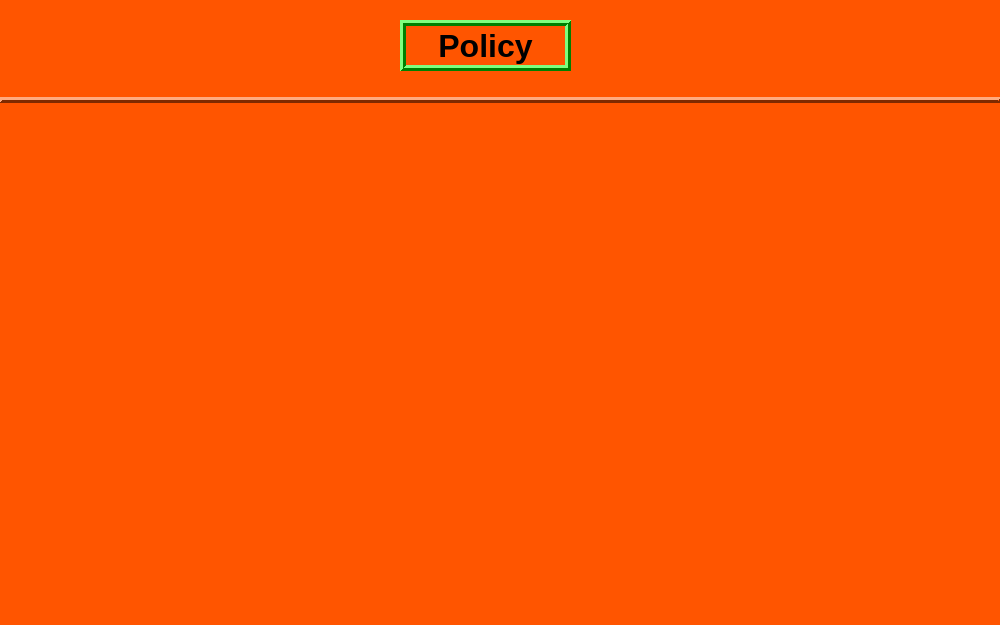
<?xml version="1.0" encoding="UTF-8"?>
<ui version="4.0">
 <class>policy</class>
 <widget class="QWidget" name="policy">
  <property name="geometry">
   <rect>
    <x>0</x>
    <y>0</y>
    <width>1000</width>
    <height>625</height>
   </rect>
  </property>
  <property name="palette">
   <palette>
    <active>
     <colorrole role="WindowText">
      <brush brushstyle="SolidPattern">
       <color alpha="255">
        <red>0</red>
        <green>0</green>
        <blue>0</blue>
       </color>
      </brush>
     </colorrole>
     <colorrole role="Button">
      <brush brushstyle="SolidPattern">
       <color alpha="255">
        <red>255</red>
        <green>85</green>
        <blue>0</blue>
       </color>
      </brush>
     </colorrole>
     <colorrole role="Light">
      <brush brushstyle="SolidPattern">
       <color alpha="255">
        <red>255</red>
        <green>170</green>
        <blue>127</blue>
       </color>
      </brush>
     </colorrole>
     <colorrole role="Midlight">
      <brush brushstyle="SolidPattern">
       <color alpha="255">
        <red>255</red>
        <green>127</green>
        <blue>63</blue>
       </color>
      </brush>
     </colorrole>
     <colorrole role="Dark">
      <brush brushstyle="SolidPattern">
       <color alpha="255">
        <red>127</red>
        <green>42</green>
        <blue>0</blue>
       </color>
      </brush>
     </colorrole>
     <colorrole role="Mid">
      <brush brushstyle="SolidPattern">
       <color alpha="255">
        <red>170</red>
        <green>56</green>
        <blue>0</blue>
       </color>
      </brush>
     </colorrole>
     <colorrole role="Text">
      <brush brushstyle="SolidPattern">
       <color alpha="255">
        <red>0</red>
        <green>0</green>
        <blue>0</blue>
       </color>
      </brush>
     </colorrole>
     <colorrole role="BrightText">
      <brush brushstyle="SolidPattern">
       <color alpha="255">
        <red>255</red>
        <green>255</green>
        <blue>255</blue>
       </color>
      </brush>
     </colorrole>
     <colorrole role="ButtonText">
      <brush brushstyle="SolidPattern">
       <color alpha="255">
        <red>0</red>
        <green>0</green>
        <blue>0</blue>
       </color>
      </brush>
     </colorrole>
     <colorrole role="Base">
      <brush brushstyle="SolidPattern">
       <color alpha="255">
        <red>255</red>
        <green>255</green>
        <blue>255</blue>
       </color>
      </brush>
     </colorrole>
     <colorrole role="Window">
      <brush brushstyle="SolidPattern">
       <color alpha="255">
        <red>255</red>
        <green>85</green>
        <blue>0</blue>
       </color>
      </brush>
     </colorrole>
     <colorrole role="Shadow">
      <brush brushstyle="SolidPattern">
       <color alpha="255">
        <red>0</red>
        <green>0</green>
        <blue>0</blue>
       </color>
      </brush>
     </colorrole>
     <colorrole role="AlternateBase">
      <brush brushstyle="SolidPattern">
       <color alpha="255">
        <red>255</red>
        <green>170</green>
        <blue>127</blue>
       </color>
      </brush>
     </colorrole>
     <colorrole role="ToolTipBase">
      <brush brushstyle="SolidPattern">
       <color alpha="255">
        <red>255</red>
        <green>255</green>
        <blue>220</blue>
       </color>
      </brush>
     </colorrole>
     <colorrole role="ToolTipText">
      <brush brushstyle="SolidPattern">
       <color alpha="255">
        <red>0</red>
        <green>0</green>
        <blue>0</blue>
       </color>
      </brush>
     </colorrole>
    </active>
    <inactive>
     <colorrole role="WindowText">
      <brush brushstyle="SolidPattern">
       <color alpha="255">
        <red>0</red>
        <green>0</green>
        <blue>0</blue>
       </color>
      </brush>
     </colorrole>
     <colorrole role="Button">
      <brush brushstyle="SolidPattern">
       <color alpha="255">
        <red>255</red>
        <green>85</green>
        <blue>0</blue>
       </color>
      </brush>
     </colorrole>
     <colorrole role="Light">
      <brush brushstyle="SolidPattern">
       <color alpha="255">
        <red>255</red>
        <green>170</green>
        <blue>127</blue>
       </color>
      </brush>
     </colorrole>
     <colorrole role="Midlight">
      <brush brushstyle="SolidPattern">
       <color alpha="255">
        <red>255</red>
        <green>127</green>
        <blue>63</blue>
       </color>
      </brush>
     </colorrole>
     <colorrole role="Dark">
      <brush brushstyle="SolidPattern">
       <color alpha="255">
        <red>127</red>
        <green>42</green>
        <blue>0</blue>
       </color>
      </brush>
     </colorrole>
     <colorrole role="Mid">
      <brush brushstyle="SolidPattern">
       <color alpha="255">
        <red>170</red>
        <green>56</green>
        <blue>0</blue>
       </color>
      </brush>
     </colorrole>
     <colorrole role="Text">
      <brush brushstyle="SolidPattern">
       <color alpha="255">
        <red>0</red>
        <green>0</green>
        <blue>0</blue>
       </color>
      </brush>
     </colorrole>
     <colorrole role="BrightText">
      <brush brushstyle="SolidPattern">
       <color alpha="255">
        <red>255</red>
        <green>255</green>
        <blue>255</blue>
       </color>
      </brush>
     </colorrole>
     <colorrole role="ButtonText">
      <brush brushstyle="SolidPattern">
       <color alpha="255">
        <red>0</red>
        <green>0</green>
        <blue>0</blue>
       </color>
      </brush>
     </colorrole>
     <colorrole role="Base">
      <brush brushstyle="SolidPattern">
       <color alpha="255">
        <red>255</red>
        <green>255</green>
        <blue>255</blue>
       </color>
      </brush>
     </colorrole>
     <colorrole role="Window">
      <brush brushstyle="SolidPattern">
       <color alpha="255">
        <red>255</red>
        <green>85</green>
        <blue>0</blue>
       </color>
      </brush>
     </colorrole>
     <colorrole role="Shadow">
      <brush brushstyle="SolidPattern">
       <color alpha="255">
        <red>0</red>
        <green>0</green>
        <blue>0</blue>
       </color>
      </brush>
     </colorrole>
     <colorrole role="AlternateBase">
      <brush brushstyle="SolidPattern">
       <color alpha="255">
        <red>255</red>
        <green>170</green>
        <blue>127</blue>
       </color>
      </brush>
     </colorrole>
     <colorrole role="ToolTipBase">
      <brush brushstyle="SolidPattern">
       <color alpha="255">
        <red>255</red>
        <green>255</green>
        <blue>220</blue>
       </color>
      </brush>
     </colorrole>
     <colorrole role="ToolTipText">
      <brush brushstyle="SolidPattern">
       <color alpha="255">
        <red>0</red>
        <green>0</green>
        <blue>0</blue>
       </color>
      </brush>
     </colorrole>
    </inactive>
    <disabled>
     <colorrole role="WindowText">
      <brush brushstyle="SolidPattern">
       <color alpha="255">
        <red>127</red>
        <green>42</green>
        <blue>0</blue>
       </color>
      </brush>
     </colorrole>
     <colorrole role="Button">
      <brush brushstyle="SolidPattern">
       <color alpha="255">
        <red>255</red>
        <green>85</green>
        <blue>0</blue>
       </color>
      </brush>
     </colorrole>
     <colorrole role="Light">
      <brush brushstyle="SolidPattern">
       <color alpha="255">
        <red>255</red>
        <green>170</green>
        <blue>127</blue>
       </color>
      </brush>
     </colorrole>
     <colorrole role="Midlight">
      <brush brushstyle="SolidPattern">
       <color alpha="255">
        <red>255</red>
        <green>127</green>
        <blue>63</blue>
       </color>
      </brush>
     </colorrole>
     <colorrole role="Dark">
      <brush brushstyle="SolidPattern">
       <color alpha="255">
        <red>127</red>
        <green>42</green>
        <blue>0</blue>
       </color>
      </brush>
     </colorrole>
     <colorrole role="Mid">
      <brush brushstyle="SolidPattern">
       <color alpha="255">
        <red>170</red>
        <green>56</green>
        <blue>0</blue>
       </color>
      </brush>
     </colorrole>
     <colorrole role="Text">
      <brush brushstyle="SolidPattern">
       <color alpha="255">
        <red>127</red>
        <green>42</green>
        <blue>0</blue>
       </color>
      </brush>
     </colorrole>
     <colorrole role="BrightText">
      <brush brushstyle="SolidPattern">
       <color alpha="255">
        <red>255</red>
        <green>255</green>
        <blue>255</blue>
       </color>
      </brush>
     </colorrole>
     <colorrole role="ButtonText">
      <brush brushstyle="SolidPattern">
       <color alpha="255">
        <red>127</red>
        <green>42</green>
        <blue>0</blue>
       </color>
      </brush>
     </colorrole>
     <colorrole role="Base">
      <brush brushstyle="SolidPattern">
       <color alpha="255">
        <red>255</red>
        <green>85</green>
        <blue>0</blue>
       </color>
      </brush>
     </colorrole>
     <colorrole role="Window">
      <brush brushstyle="SolidPattern">
       <color alpha="255">
        <red>255</red>
        <green>85</green>
        <blue>0</blue>
       </color>
      </brush>
     </colorrole>
     <colorrole role="Shadow">
      <brush brushstyle="SolidPattern">
       <color alpha="255">
        <red>0</red>
        <green>0</green>
        <blue>0</blue>
       </color>
      </brush>
     </colorrole>
     <colorrole role="AlternateBase">
      <brush brushstyle="SolidPattern">
       <color alpha="255">
        <red>255</red>
        <green>85</green>
        <blue>0</blue>
       </color>
      </brush>
     </colorrole>
     <colorrole role="ToolTipBase">
      <brush brushstyle="SolidPattern">
       <color alpha="255">
        <red>255</red>
        <green>255</green>
        <blue>220</blue>
       </color>
      </brush>
     </colorrole>
     <colorrole role="ToolTipText">
      <brush brushstyle="SolidPattern">
       <color alpha="255">
        <red>0</red>
        <green>0</green>
        <blue>0</blue>
       </color>
      </brush>
     </colorrole>
    </disabled>
   </palette>
  </property>
  <property name="windowTitle">
   <string>Form</string>
  </property>
  <widget class="Line" name="line">
   <property name="geometry">
    <rect>
     <x>0</x>
     <y>90</y>
     <width>1001</width>
     <height>20</height>
    </rect>
   </property>
   <property name="frameShadow">
    <enum>QFrame::Raised</enum>
   </property>
   <property name="lineWidth">
    <number>3</number>
   </property>
   <property name="orientation">
    <enum>Qt::Horizontal</enum>
   </property>
  </widget>
  <widget class="QLabel" name="policy_title_label">
   <property name="geometry">
    <rect>
     <x>400</x>
     <y>20</y>
     <width>171</width>
     <height>51</height>
    </rect>
   </property>
   <property name="palette">
    <palette>
     <active>
      <colorrole role="WindowText">
       <brush brushstyle="SolidPattern">
        <color alpha="255">
         <red>0</red>
         <green>0</green>
         <blue>0</blue>
        </color>
       </brush>
      </colorrole>
      <colorrole role="Button">
       <brush brushstyle="SolidPattern">
        <color alpha="255">
         <red>0</red>
         <green>255</green>
         <blue>0</blue>
        </color>
       </brush>
      </colorrole>
      <colorrole role="Light">
       <brush brushstyle="SolidPattern">
        <color alpha="255">
         <red>127</red>
         <green>255</green>
         <blue>127</blue>
        </color>
       </brush>
      </colorrole>
      <colorrole role="Midlight">
       <brush brushstyle="SolidPattern">
        <color alpha="255">
         <red>63</red>
         <green>255</green>
         <blue>63</blue>
        </color>
       </brush>
      </colorrole>
      <colorrole role="Dark">
       <brush brushstyle="SolidPattern">
        <color alpha="255">
         <red>0</red>
         <green>127</green>
         <blue>0</blue>
        </color>
       </brush>
      </colorrole>
      <colorrole role="Mid">
       <brush brushstyle="SolidPattern">
        <color alpha="255">
         <red>0</red>
         <green>170</green>
         <blue>0</blue>
        </color>
       </brush>
      </colorrole>
      <colorrole role="Text">
       <brush brushstyle="SolidPattern">
        <color alpha="255">
         <red>0</red>
         <green>0</green>
         <blue>0</blue>
        </color>
       </brush>
      </colorrole>
      <colorrole role="BrightText">
       <brush brushstyle="SolidPattern">
        <color alpha="255">
         <red>255</red>
         <green>255</green>
         <blue>255</blue>
        </color>
       </brush>
      </colorrole>
      <colorrole role="ButtonText">
       <brush brushstyle="SolidPattern">
        <color alpha="255">
         <red>0</red>
         <green>0</green>
         <blue>0</blue>
        </color>
       </brush>
      </colorrole>
      <colorrole role="Base">
       <brush brushstyle="SolidPattern">
        <color alpha="255">
         <red>255</red>
         <green>255</green>
         <blue>255</blue>
        </color>
       </brush>
      </colorrole>
      <colorrole role="Window">
       <brush brushstyle="SolidPattern">
        <color alpha="255">
         <red>0</red>
         <green>255</green>
         <blue>0</blue>
        </color>
       </brush>
      </colorrole>
      <colorrole role="Shadow">
       <brush brushstyle="SolidPattern">
        <color alpha="255">
         <red>0</red>
         <green>0</green>
         <blue>0</blue>
        </color>
       </brush>
      </colorrole>
      <colorrole role="AlternateBase">
       <brush brushstyle="SolidPattern">
        <color alpha="255">
         <red>127</red>
         <green>255</green>
         <blue>127</blue>
        </color>
       </brush>
      </colorrole>
      <colorrole role="ToolTipBase">
       <brush brushstyle="SolidPattern">
        <color alpha="255">
         <red>255</red>
         <green>255</green>
         <blue>220</blue>
        </color>
       </brush>
      </colorrole>
      <colorrole role="ToolTipText">
       <brush brushstyle="SolidPattern">
        <color alpha="255">
         <red>0</red>
         <green>0</green>
         <blue>0</blue>
        </color>
       </brush>
      </colorrole>
     </active>
     <inactive>
      <colorrole role="WindowText">
       <brush brushstyle="SolidPattern">
        <color alpha="255">
         <red>0</red>
         <green>0</green>
         <blue>0</blue>
        </color>
       </brush>
      </colorrole>
      <colorrole role="Button">
       <brush brushstyle="SolidPattern">
        <color alpha="255">
         <red>0</red>
         <green>255</green>
         <blue>0</blue>
        </color>
       </brush>
      </colorrole>
      <colorrole role="Light">
       <brush brushstyle="SolidPattern">
        <color alpha="255">
         <red>127</red>
         <green>255</green>
         <blue>127</blue>
        </color>
       </brush>
      </colorrole>
      <colorrole role="Midlight">
       <brush brushstyle="SolidPattern">
        <color alpha="255">
         <red>63</red>
         <green>255</green>
         <blue>63</blue>
        </color>
       </brush>
      </colorrole>
      <colorrole role="Dark">
       <brush brushstyle="SolidPattern">
        <color alpha="255">
         <red>0</red>
         <green>127</green>
         <blue>0</blue>
        </color>
       </brush>
      </colorrole>
      <colorrole role="Mid">
       <brush brushstyle="SolidPattern">
        <color alpha="255">
         <red>0</red>
         <green>170</green>
         <blue>0</blue>
        </color>
       </brush>
      </colorrole>
      <colorrole role="Text">
       <brush brushstyle="SolidPattern">
        <color alpha="255">
         <red>0</red>
         <green>0</green>
         <blue>0</blue>
        </color>
       </brush>
      </colorrole>
      <colorrole role="BrightText">
       <brush brushstyle="SolidPattern">
        <color alpha="255">
         <red>255</red>
         <green>255</green>
         <blue>255</blue>
        </color>
       </brush>
      </colorrole>
      <colorrole role="ButtonText">
       <brush brushstyle="SolidPattern">
        <color alpha="255">
         <red>0</red>
         <green>0</green>
         <blue>0</blue>
        </color>
       </brush>
      </colorrole>
      <colorrole role="Base">
       <brush brushstyle="SolidPattern">
        <color alpha="255">
         <red>255</red>
         <green>255</green>
         <blue>255</blue>
        </color>
       </brush>
      </colorrole>
      <colorrole role="Window">
       <brush brushstyle="SolidPattern">
        <color alpha="255">
         <red>0</red>
         <green>255</green>
         <blue>0</blue>
        </color>
       </brush>
      </colorrole>
      <colorrole role="Shadow">
       <brush brushstyle="SolidPattern">
        <color alpha="255">
         <red>0</red>
         <green>0</green>
         <blue>0</blue>
        </color>
       </brush>
      </colorrole>
      <colorrole role="AlternateBase">
       <brush brushstyle="SolidPattern">
        <color alpha="255">
         <red>127</red>
         <green>255</green>
         <blue>127</blue>
        </color>
       </brush>
      </colorrole>
      <colorrole role="ToolTipBase">
       <brush brushstyle="SolidPattern">
        <color alpha="255">
         <red>255</red>
         <green>255</green>
         <blue>220</blue>
        </color>
       </brush>
      </colorrole>
      <colorrole role="ToolTipText">
       <brush brushstyle="SolidPattern">
        <color alpha="255">
         <red>0</red>
         <green>0</green>
         <blue>0</blue>
        </color>
       </brush>
      </colorrole>
     </inactive>
     <disabled>
      <colorrole role="WindowText">
       <brush brushstyle="SolidPattern">
        <color alpha="255">
         <red>0</red>
         <green>127</green>
         <blue>0</blue>
        </color>
       </brush>
      </colorrole>
      <colorrole role="Button">
       <brush brushstyle="SolidPattern">
        <color alpha="255">
         <red>0</red>
         <green>255</green>
         <blue>0</blue>
        </color>
       </brush>
      </colorrole>
      <colorrole role="Light">
       <brush brushstyle="SolidPattern">
        <color alpha="255">
         <red>127</red>
         <green>255</green>
         <blue>127</blue>
        </color>
       </brush>
      </colorrole>
      <colorrole role="Midlight">
       <brush brushstyle="SolidPattern">
        <color alpha="255">
         <red>63</red>
         <green>255</green>
         <blue>63</blue>
        </color>
       </brush>
      </colorrole>
      <colorrole role="Dark">
       <brush brushstyle="SolidPattern">
        <color alpha="255">
         <red>0</red>
         <green>127</green>
         <blue>0</blue>
        </color>
       </brush>
      </colorrole>
      <colorrole role="Mid">
       <brush brushstyle="SolidPattern">
        <color alpha="255">
         <red>0</red>
         <green>170</green>
         <blue>0</blue>
        </color>
       </brush>
      </colorrole>
      <colorrole role="Text">
       <brush brushstyle="SolidPattern">
        <color alpha="255">
         <red>0</red>
         <green>127</green>
         <blue>0</blue>
        </color>
       </brush>
      </colorrole>
      <colorrole role="BrightText">
       <brush brushstyle="SolidPattern">
        <color alpha="255">
         <red>255</red>
         <green>255</green>
         <blue>255</blue>
        </color>
       </brush>
      </colorrole>
      <colorrole role="ButtonText">
       <brush brushstyle="SolidPattern">
        <color alpha="255">
         <red>0</red>
         <green>127</green>
         <blue>0</blue>
        </color>
       </brush>
      </colorrole>
      <colorrole role="Base">
       <brush brushstyle="SolidPattern">
        <color alpha="255">
         <red>0</red>
         <green>255</green>
         <blue>0</blue>
        </color>
       </brush>
      </colorrole>
      <colorrole role="Window">
       <brush brushstyle="SolidPattern">
        <color alpha="255">
         <red>0</red>
         <green>255</green>
         <blue>0</blue>
        </color>
       </brush>
      </colorrole>
      <colorrole role="Shadow">
       <brush brushstyle="SolidPattern">
        <color alpha="255">
         <red>0</red>
         <green>0</green>
         <blue>0</blue>
        </color>
       </brush>
      </colorrole>
      <colorrole role="AlternateBase">
       <brush brushstyle="SolidPattern">
        <color alpha="255">
         <red>0</red>
         <green>255</green>
         <blue>0</blue>
        </color>
       </brush>
      </colorrole>
      <colorrole role="ToolTipBase">
       <brush brushstyle="SolidPattern">
        <color alpha="255">
         <red>255</red>
         <green>255</green>
         <blue>220</blue>
        </color>
       </brush>
      </colorrole>
      <colorrole role="ToolTipText">
       <brush brushstyle="SolidPattern">
        <color alpha="255">
         <red>0</red>
         <green>0</green>
         <blue>0</blue>
        </color>
       </brush>
      </colorrole>
     </disabled>
    </palette>
   </property>
   <property name="font">
    <font>
     <pointsize>24</pointsize>
     <weight>75</weight>
     <bold>true</bold>
    </font>
   </property>
   <property name="frameShape">
    <enum>QFrame::Box</enum>
   </property>
   <property name="frameShadow">
    <enum>QFrame::Raised</enum>
   </property>
   <property name="lineWidth">
    <number>3</number>
   </property>
   <property name="text">
    <string>Policy</string>
   </property>
   <property name="alignment">
    <set>Qt::AlignCenter</set>
   </property>
  </widget>
 </widget>
 <resources/>
 <connections/>
</ui>
